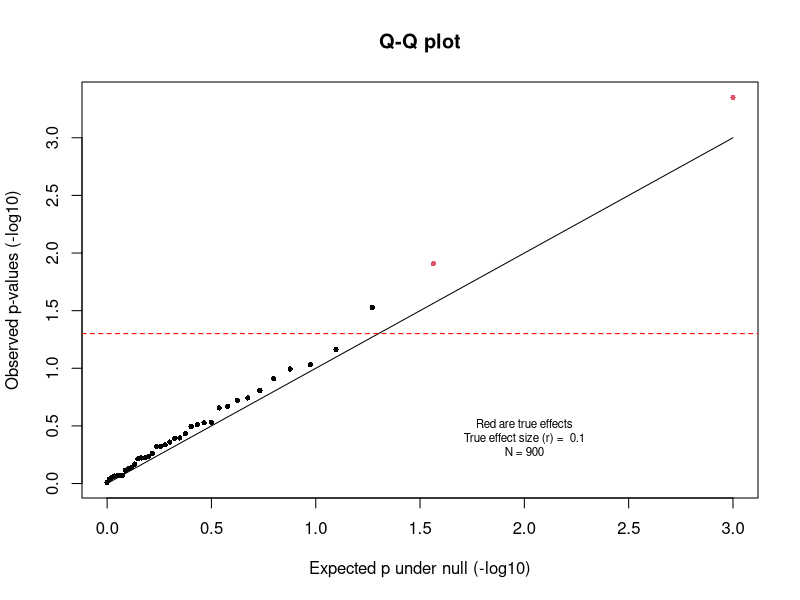

Write R code to recreate this figure.
#-------------------------------------------------------------------------
# Based on Simulation Exercise 2 by DVM Bishop
# 25th March 2018; 
# Using Q-Q plot to look at distribution of p-values in a large set of variables
# Should help understand methods used for testing genome-wide association (GWA)
#-------------------------------------------------------------------------
# For basic intro to GWAS see 
# physiology.med.cornell.edu/people/banfelder/qbio/resources_2013/2013_1_Mezey.pdf
# http://journals.plos.org/ploscompbiol/article?id=10.1371/journal.pcbi.1002822#s2

#setwd() - put your own directory here - or use Session|Set Working Directory|To Source Location

# Remember! you will need to download this package if it aren't already downloaded
library(MASS) #for mvrnorm function to make multivariate normal distributed vars

options(scipen=999) #disable scientific notation.

#-------------------------------------------------------------------------
# Specify parameters to create a correlation matrix
# We are going to simulate nVar variables 
#-------------------------------------------------------------------------

nVar<-40 #number of simulated variables - can change this
#NB first variable will be our outcome measure of interest (eg phenotype);
#other variables will be predictor variables (e.g. SNPs)
myM<-0 # Mean score for all variables in the sample - we're using z scores for simplicity
myVar<-1 #Remember variance is SD^2. For z-scores, SD is 1, so variance is also 1
myN<-900 #set sample size per group (You should vary this to see the effect)
myCorr<-0 #correlation between variables: this specifies uncorrelated variables
sigvar<-2:3 #for these vars we will have an association with outcome
myES<-.1 #effect size as correlation between a sig variable and outcome
#in GWAS it's unusual to get large effect sizes

everyp<-data.frame(matrix(ncol = 2, nrow = nVar-1)) #initialise a dataframe to hold all the pvalues
colnames(everyp)<-c('Var','p')

  myCov<-matrix(rep(myCorr,nVar*nVar),nrow=nVar) #initialise covariance matrix
  diag(myCov)<-rep(myVar,nVar) # put one on the diagonals.
  
  #now alter r to equal myES for those variables correlated with outcome
  myCov[1,sigvar]<-myES
  myCov[sigvar,1]<-myES
  #NB we are assuming no correlation between the predictor variables
  #----------------------------------------------------------------------------------------
  # Generate a sample from a multivariate normal distribution with the specified correlation matrix
  #----------------------------------------------------------------------------------------
  
  mydata<-mvrnorm(n = myN, rep(myM,nVar), myCov)
  #we'll turn V1 into a binary categorical variable by splitting at 0
  #this is a clunky way to do this, but it show the logic
  temp<-mydata[,1]#save values in temporary vector
  mydata[,1]<-0 #default is group 0
  w<-which(temp<0) #;  identify rows with negative values
  mydata[w,1]<-1; #overwrite those rows with 1
  
  #----------------------------------------------------------------------------------------
  # Now do t-test for each variable, testing association with V1, and save the p-value
  #----------------------------------------------------------------------------------------
  for (i in 2:nVar){
    myt <- t.test(mydata[,i]~mydata[,1]) #tests for difference in means between
    #groups specified in column 1
    everyp[(i-1),1]<-i #everyp has the variable number in column 1
    everyp[(i-1),2]<-myt$p.value #and the associated p-value in column 2
  }
  lo.p<-which(everyp$p<.05) #find low pvalues
  pbit<-round(100*length(lo.p)/nrow(everyp),2) #% pvalues less than .05
  #We aren't particularly interested in this, but pbit tells you what % of
  #p-values are below .05. Can be used as sanity check.
   #--------------------------------------------------------------------------------
  # A Q-Q plot will show whether distribution of p-values departs from null expectation
  #--------------------------------------------------------------------------------
  #First we'll just add a column that allows us to display the sigvar variables in red
  everyp$colorcode<-1
  everyp$colorcode[(sigvar-1)]<-2 #these are ones where we specified genuine effect
  
  #Now we are going to rank order the p-values according to size
  everyp<-everyp[order(everyp$p),] #rank order file according to pvalues
  np<-nrow(everyp)-1
  pexp<-seq(0.001,1.001,1/np) #expected pvalues under null hypothesis

  lpexp<-log10(pexp) #log10 transform used as we are interested in most extreme values
  #which are easier to distinguish on log scale

  everyp$lpob<- log10(everyp$p)

  #Q-Q plot is quantile-quantile plot: checks if distribution of p-values is uniform
  #as would be expected under null hypothesis
  
  #for syntax of plot command see:
 # https://www.statmethods.net/graphs/line.html
 # https://www.statmethods.net/advgraphs/parameters.html
  # More generally, if you can't understand something in R, Google it!
  # Specifically here, pch specifies symbol type, cex specifies size, lty is line type
  # You can play with these values: change them and re-run this bit of script to see the effect
  
  plot(-lpexp,-everyp$lpob,pch=16,cex=.7,
       ylab='Observed p-values (-log10)',
       xlab='Expected p under null (-log10)',
       main='Q-Q plot',
       col=everyp$colorcode)
  lines(-lpexp,-lpexp) #expected distribution of p-values under null
  abline(h=1.301,lty=2,col='red') #cutoff for p = .05, because log10(.05) = 1.301
  text(2,0.4,paste0('Red are true effects\nTrue effect size (r) =  ',myES,'\nN = ',myN),cex=.7)
  #The first 2 numbers in the text command give x and y coordinates on the plot
  #Here they are selected just to put text in convenient spot on this plot
  
  myoutput<-paste('Variables with low p are:',lo.p)
  myoutput
  myoutput2<-'Variables with true effect are: '
  myoutput2
sigvar

 # If r is low and sample size is small, you will find that you get 'significant' p-values
 # for variables other than 2-6. This is Type I error.
 # You will also see red dots that are not 'significant' - these are genuine effects that
 # are missed, i.e. type II error.

 # You could use a similar approach to looking at p-value distribution for any large
 # dataset with multiple variables. 
 # 
 # Questions to consider
 # 1. Does adopting a more extreme p-value help overcome inferential problems when we have many
 #    variables?
 # 2. How useful is it to divide a sample into two random halves to see if results replicate 
 #    across both subsets?
 # 3. How does the GWA approach with Q-Q plots tie in with suggestions in other subject areas 
 #    that we should 'analyse everything' in a multiverse approach?
 #    http://journals.sagepub.com/doi/abs/10.1177/1745691616658637
 
 
  # This work is licensed under a Creative Commons Attribution-NonCommercial-ShareAlike 4.0 International License. https://creativecommons.org/licenses/by-nc-sa/4.0/

  